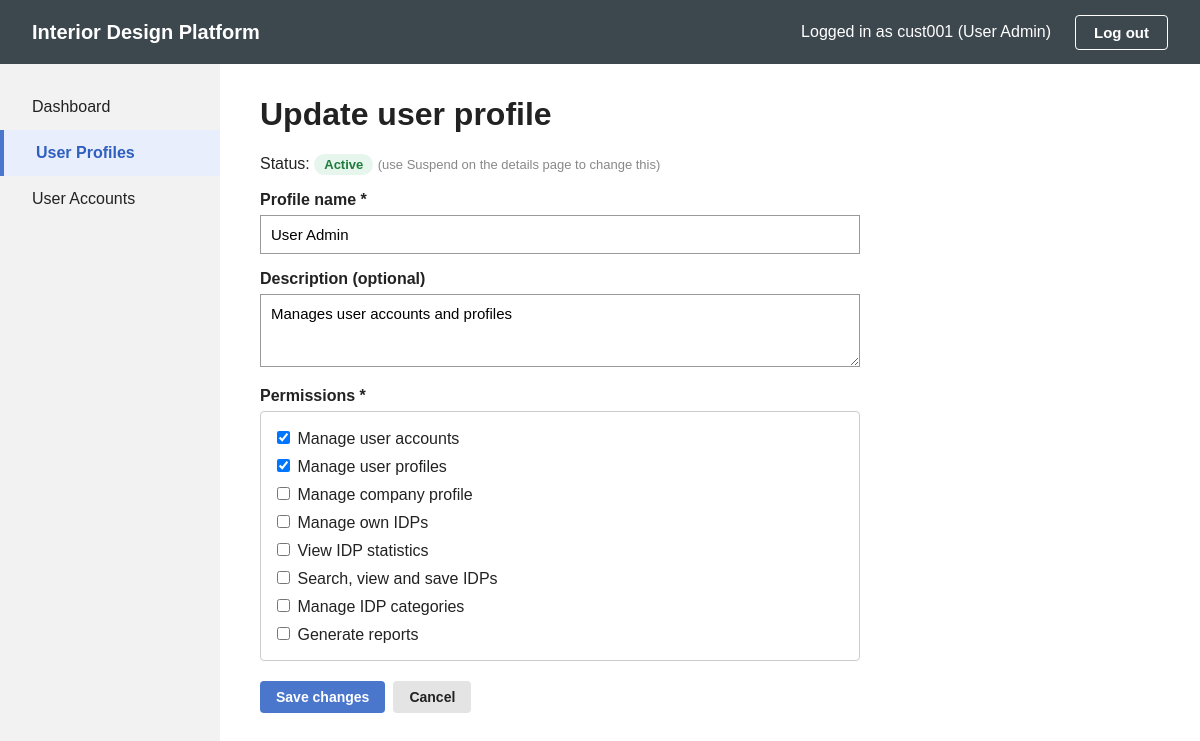
/profiles/1/update (signed in), run on the app's committed database.
### tables this page shows
CREATE TABLE user_profile (
    profileId    INTEGER PRIMARY KEY AUTOINCREMENT,
    profileName  TEXT NOT NULL UNIQUE COLLATE NOCASE,   -- 3-50 chars, capitals don't matter
    description  TEXT DEFAULT '',
    permissions  TEXT NOT NULL,                         -- JSON list e.g. ["Manage user accounts"]
    status       TEXT NOT NULL DEFAULT 'Active'         -- 'Active' or 'Suspended'
);

### app.py (the view)
@app.route("/profiles/<int:profileId>/update", methods=["GET", "POST"])
@loginRequired
def updateUserProfile(profileId):
    page = UpdateUserProfilePage()
    if request.method == "POST":
        page.profileId = profileId
        return page.submitUpdate(request.form.get("profileName", ""),
                                 request.form.get("description", ""),
                                 request.form.getlist("permissions"))
    return page.clickUpdate(profileId)

### app.py (called while the page is built)
@app.after_request
def noCache(response):
    response.headers["Cache-Control"] = "no-store"
    return response

def loginRequired(routeFunction):
    @wraps(routeFunction)
    def wrapper(*args, **kwargs):
        if "userId" not in session:
            return redirect(url_for("login"))
        return routeFunction(*args, **kwargs)
    return wrapper

@app.context_processor
def headerInfo():
    if "userId" not in session:
        return {}
    return {"headerUsername": session["username"]}

### boundary/updateUserProfilePage.py (called while the page is built)
    def clickUpdate(self, profileId):
        self.profileId = profileId
        profile = self.updateUserProfileController.getUserProfile(profileId)
        if profile is not None:
            permissionList = CreateUserProfileController().getAllPermissions()
            return self.displayUpdateForm(profile, permissionList)
        return self.displayNotFound()

    def displayUpdateForm(self, profile, permissionList, msg=None):
        return render_template("updateUserProfile.html", activePage="profiles",
                               profileId=self.profileId,
                               profileName=profile.profileName,
                               description=profile.description,
                               permissions=profile.permissions,
                               status=profile.status,
                               permissionList=permissionList,
                               fieldErrors=self.fieldErrors,
                               errorMessage=msg)

### control/createUserProfileController.py (called while the page is built)
    def getAllPermissions(self):
        return UserProfile().getAllPermissions()

### control/updateUserProfileController.py (called while the page is built)
    def getUserProfile(self, profileId):
        return UserProfile().getUserProfile(profileId)

### database/db.py (called while the page is built)
def getConnection():
    conn = sqlite3.connect(DB_PATH)
    conn.row_factory = sqlite3.Row     # lets us do row["profileName"]
    return conn

### entity/userProfile.py (called while the page is built)
    def getUserProfile(self, profileId):
        conn = getConnection()
        row = conn.execute("SELECT * FROM user_profile WHERE profileId = ?", (profileId,)).fetchone()
        conn.close()
        if row is None:
            return None
        raw_perms = row["permissions"] if hasattr(row, "keys") else row[3]
        try:
            permissions = json.loads(raw_perms) if raw_perms else []
        except (json.JSONDecodeError, TypeError):
            permissions = [raw_perms] if raw_perms else []
        return UserProfile(row["profileId"], row["profileName"], row["description"],
                           permissions, row["status"])

### templates/updateUserProfile.html (shortened to what this page needs)
{% extends "base.html" %}
{% block content %}
    <h1>Update user profile</h1>
    {% if profileId %}
        <p>Status: <span class="badge {{ status|lower }}">{{ status }}</span>
           <span class="hint">(use Suspend on the details page to change this)</span></p>
        <form method="POST" action="{{ url_for('updateUserProfile', profileId=profileId) }}" class="profile-form">
            <label for="profileName">Profile name *</label>
            <input type="text" id="profileName" name="profileName" value="{{ profileName }}"
                   class="{% if fieldErrors.profileName %}field-error{% endif %}">
            <label for="description">Description (optional)</label>
            <textarea id="description" name="description" rows="3">{{ description }}</textarea>
            <label>Permissions *</label>
            <div class="permission-box {% if fieldErrors.permissions %}field-error{% endif %}">
                {% for permission in permissionList %}
                    <label class="tick">
                        <input type="checkbox" name="permissions" value="{{ permission }}"
                               {% if permission in permissions %}checked{% endif %}>
                        {{ permission }}
                    </label>
                {% endfor %}
            </div>
            <div class="form-buttons">
                <button type="submit" class="btn-small btn-blue">Save changes</button>
                <a href="{{ url_for('viewUserProfile', profileId=profileId) }}" class="btn-small btn-grey">Cancel</a>
            </div>
        </form>
    {% else %}
        <a href="{{ url_for('profiles') }}" class="btn-small btn-grey">Back to User Profiles</a>
    {% endif %}
{% endblock %}

### static/style.css (style rules this page uses)
* { box-sizing: border-box; }
body { margin: 0; font-family: Arial, Helvetica, sans-serif; background: #f8f8f8; color: #222; }
label { display: block; margin: 16px 0 6px; font-weight: bold; }
input[type="text"], input[type="password"], input[type="email"], select { width: 100%; padding: 10px; font-size: 15px; border: 1px solid #999; }
.content h1 { margin-top: 0; }
.hint { color: #888; font-size: 13px; }
.btn-small { display: inline-block; padding: 8px 16px; font-size: 14px; font-weight: bold; border: none; border-radius: 4px; cursor: pointer; text-decoration: none; }
.btn-blue { background: #4a76cc; color: #fff; }
.btn-grey { background: #e4e4e4; color: #222; }
.badge { display: inline-block; padding: 3px 10px; border-radius: 12px; font-size: 13px; font-weight: bold; vertical-align: middle; }
.badge.active { background: #e7f6ec; color: #1e7b3c; }
.profile-form { max-width: 600px; }
textarea { width: 100%; padding: 10px; font-size: 15px; font-family: inherit; border: 1px solid #999; }
.permission-box { padding: 8px 12px; border: 1px solid #ccc; border-radius: 4px; }
.tick { font-weight: normal; margin: 8px 0; }
.form-buttons { display: flex; gap: 8px; margin-top: 20px; }

### data on the page
user_profile: status "Active", profileName "User Admin", description "Manages user accounts and profiles"

### other printed values
{{ headerUsername }} "cust001"
{{ permission }} "Manage user accounts" "Manage user profiles" "Manage company profile" "Manage own IDPs" "View IDP statistics" "Search, view and save IDPs" "Manage IDP categories" "Generate reports"
